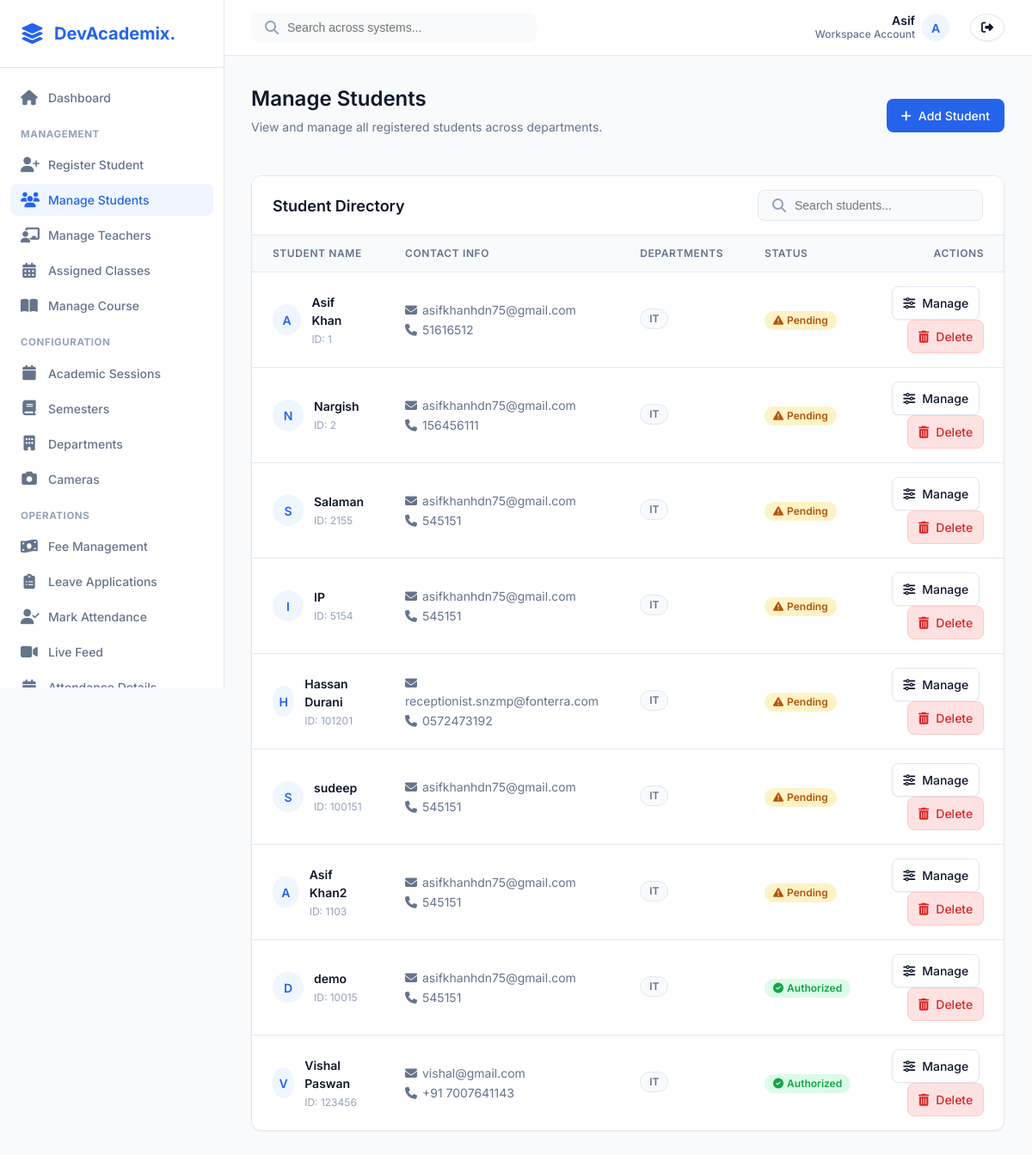
The app's page /students/ (signed in) with its own data.
### app1/models.py (models this page shows, shortened)
class Student(models.Model):
    user = models.OneToOneField(User, on_delete=models.CASCADE, related_name="student_profile")
    name = models.CharField(max_length=255)
    email = models.EmailField(max_length=255)
    phone_number = models.CharField(max_length=15)
    face_embedding = models.JSONField(blank=True, null=True)
    authorized = models.BooleanField(default=False)
    roll_no = models.CharField(max_length=20,unique=True)
    address = models.TextField()
    date_of_birth = models.DateField()
    joining_date = models.DateField()
    mother_name = models.CharField(max_length=255)
    father_name = models.CharField(max_length=255)
    session = models.ForeignKey(Session, on_delete=models.CASCADE, related_name="students")
    courses = models.ManyToManyField(Course, related_name="students")
    department = models.ManyToManyField(Department, related_name="students")
    semester= models.ManyToManyField(Semester, related_name="students")

class Department(models.Model):
    name = models.CharField(max_length=255)
    description = models.TextField()

### app1/views.py (the view)
# urls.py: path('students/', views.student_list, name='student-list'),
@staff_member_required
def student_list(request):
    students = Student.objects.all()
    return render(request, 'student_list.html', {'students': students})

### templates/student_list.html (shortened to what this page needs)
{% extends 'base.html' %}
{% block content %}
<div class="saas-page-header">
    <div>
        <h1 class="saas-page-title">Manage Students</h1>
        <p class="saas-page-subtitle">View and manage all registered students across departments.</p>
    </div>
    <div style="display: flex; gap: var(--space-3);">
        <a href="{% url 'register_student' %}" class="saas-btn saas-btn-primary">
            <i class="fas fa-plus"></i> Add Student
        </a>
    </div>
</div>
<div class="saas-card">
    <div class="saas-card-header" style="justify-content: space-between;">
        <h3 class="saas-card-title">Student Directory</h3>
        <div class="saas-header-search" style="width: auto; background: var(--bg-color); border: 1px solid var(--border-color);">
            <i class="fas fa-search" style="color: var(--text-tertiary);"></i>
            <input type="text" placeholder="Search students..." style="width: 200px;">
        </div>
    </div>
    <div class="saas-table-container" style="border: none; box-shadow: none; border-radius: 0;">
        <table class="saas-table">
            <thead>
                <tr>
                    <th>Student Name</th>
                    <th>Contact Info</th>
                    <th>Departments</th>
                    <th>Status</th>
                    <th style="text-align: right;">Actions</th>
                </tr>
            </thead>
            <tbody>
                {% for student in students %}
                <tr>
                    <td>
                        <div style="display: flex; align-items: center; gap: var(--space-3);">
                            <div class="saas-avatar" style="width: 36px; height: 36px;">
                                {% if student.image %}
                                    <img src="{{ student.image.url }}" style="width: 100%; height: 100%; border-radius: 50%; object-fit: cover;">
                                {% else %}
                                    {{ student.name|make_list|first|upper }}
                                {% endif %}
                            </div>
                            <div>
                                <span style="font-weight: 600; color: var(--text-primary); display: block;">{{ student.name }}</span>
                                <span style="font-size: 0.75rem; color: var(--text-tertiary);">ID: {{ student.roll_no }}</span>
                            </div>
                        </div>
                    </td>
                    <td>
                        <div style="font-size: 0.875rem;">
                            <div style="color: var(--text-secondary); margin-bottom: 2px;"><i class="fas fa-envelope" style="width: 16px;"></i> {{ student.email }}</div>
                            <div style="color: var(--text-secondary);"><i class="fas fa-phone" style="width: 16px;"></i> {{ student.phone_number }}</div>
                        </div>
                    </td>
                    <td>
                        {% for department in student.department.all %}
                        <span class="saas-badge" style="background: var(--bg-color); color: var(--text-secondary); border: 1px solid var(--border-color); margin-bottom: 2px;">{{ department.name }}</span>{% if not forloop.last %} {% endif %}
                        {% empty %}
                        <span class="saas-badge" style="background: var(--bg-color); color: var(--text-tertiary);">None</span>
                        {% endfor %}
                    </td>
                    <td>
                        {% if student.authorized %}
                            <span class="saas-badge saas-badge-success"><i class="fas fa-check-circle" style="margin-right: 4px;"></i> Authorized</span>
                        {% else %}
                            <span class="saas-badge saas-badge-warning"><i class="fas fa-exclamation-triangle" style="margin-right: 4px;"></i> Pending</span>
                        {% endif %}
                    </td>
                    <td style="text-align: right;">
                        <a href="{% url 'student-authorize' pk=student.pk %}" class="saas-btn saas-btn-secondary" style="padding: var(--space-2) var(--space-3); margin-right: 5px;">
                            <i class="fas fa-sliders-h"></i> Manage
                        </a>
                        <a href="{% url 'student-delete' pk=student.pk %}" class="saas-btn" style="padding: var(--space-2) var(--space-3); background: #fee2e2; color: #dc2626; border: 1px solid #fecaca;">
                            <i class="fas fa-trash-alt"></i> Delete
                        </a>
                    </td>
                </tr>
                {% endfor %}
            </tbody>
        </table>
    </div>
</div>
{% endblock %}

### templates/base.html (shortened to what this page needs)
<!DOCTYPE html>
{% load static %}
<html lang="en">
<head>
    <link rel="stylesheet" href="https://cdnjs.cloudflare.com/ajax/libs/font-awesome/6.4.0/css/all.min.css">
    <link rel="stylesheet" href="{% static 'css/saas_theme.css' %}">
</head>
<body>
    <aside class="saas-sidebar" id="sidebar">
        <div class="saas-sidebar-header">
            <i class="fas fa-layer-group" style="font-size: 1.5rem; color: var(--primary-color);"></i>
            <h2>DevAcademix.</h2>
        </div>
        <nav class="saas-sidebar-nav">
            {% if not user.is_authenticated %}
            <a href="{% url 'login' %}" class="saas-nav-item">
                <i class="fas fa-sign-in-alt"></i> Login
            </a>
            {% elif user.is_staff or user.is_superuser %}
            <a href="{% url 'admin_dashboard' %}" class="saas-nav-item">
                <i class="fas fa-home"></i> Dashboard
            </a>
            <div style="font-size:0.72rem;font-weight:700;color:var(--text-tertiary);text-transform:uppercase;margin:var(--space-4) var(--space-3) var(--space-2);letter-spacing:0.05em;">Management</div>
            <a href="{% url 'register_student' %}" class="saas-nav-item">
                <i class="fas fa-user-plus"></i> Register Student
            </a>
            <a href="{% url 'student-list' %}" class="saas-nav-item">
                <i class="fas fa-users"></i> Manage Students
            </a>
            <a href="{% url 'teacher_list' %}" class="saas-nav-item">
                <i class="fas fa-chalkboard-teacher"></i> Manage Teachers
            </a>
            <a href="{% url 'assigned_class_list' %}" class="saas-nav-item">
                <i class="fas fa-calendar-alt"></i> Assigned Classes
            </a>
            <a href="{% url 'manage_courses' %}" class="saas-nav-item">
                <i class="fas fa-book-open"></i> Manage Course
            </a>
            <div style="font-size:0.72rem;font-weight:700;color:var(--text-tertiary);text-transform:uppercase;margin:var(--space-4) var(--space-3) var(--space-2);letter-spacing:0.05em;">Configuration</div>
            <a href="{% url 'session_list' %}" class="saas-nav-item">
                <i class="fas fa-calendar"></i> Academic Sessions
            </a>
            <a href="{% url 'semester_list' %}" class="saas-nav-item">
                <i class="fas fa-book"></i> Semesters
            </a>
            <a href="{% url 'department_list' %}" class="saas-nav-item">
                <i class="fas fa-building"></i> Departments
            </a>
            <a href="{% url 'camera_config_list' %}" class="saas-nav-item">
                <i class="fas fa-camera"></i> Cameras
            </a>
            <div style="font-size:0.72rem;font-weight:700;color:var(--text-tertiary);text-transform:uppercase;margin:var(--space-4) var(--space-3) var(--space-2);letter-spacing:0.05em;">Operations</div>
            <a href="{% url 'student_list_with_fees' %}" class="saas-nav-item">
                <i class="fas fa-money-bill-wave"></i> Fee Management
            </a>
            <a href="{% url 'leave_list' %}" class="saas-nav-item">
                <i class="fas fa-clipboard-list"></i> Leave Applications
            </a>
            <a href="{% url 'mark_attendance' %}" class="saas-nav-item">
                <i class="fas fa-user-check"></i> Mark Attendance
            </a>
            <a href="{% url 'capture_and_recognize_with_cam' %}" class="saas-nav-item">
                <i class="fas fa-video"></i> Live Feed
            </a>
            <a href="{% url 'student_attendance_list' %}" class="saas-nav-item">
                <i class="fas fa-calendar-check"></i> Attendance Details
            </a>
            {% endif %}
        </nav>
    </aside>
    <div class="saas-main" id="main-content">
        <header class="saas-header">
            <div style="display: flex; align-items: center;">
                <div class="saas-header-search">
                    <i class="fas fa-search" style="color: var(--text-tertiary);"></i>
                    <input type="text" placeholder="Search across systems...">
                </div>
            </div>
            <div class="saas-header-actions">
                {% if user.is_authenticated %}
                <div class="saas-user-profile">
                    <span style="display: flex; flex-direction: column; align-items: flex-end; line-height: 1.2;">
                        <span style="color: var(--text-primary); font-weight: 600;">{{ user.username|title }}</span>
                        <span style="font-size: 0.75rem;">Workspace Account</span>
                    </span>
                    <div class="saas-avatar">
                        {{ user.username|make_list|first|upper }}
                    </div>
                </div>
                <a href="{% url 'logout' %}" class="saas-btn saas-btn-secondary"
                    style="margin-left: var(--space-2); padding: var(--space-2) var(--space-3); border-radius: 50%;">
                    <i class="fas fa-sign-out-alt"></i>
                </a>
                {% else %}
                <a href="{% url 'login' %}" class="saas-btn saas-btn-primary">
                    <i class="fas fa-sign-in-alt"></i> Login
                </a>
                {% endif %}
            </div>
        </header>
        <main class="saas-content">
            {% block content %}
            {% endblock %}
        </main>
    </div>
</body>
</html>

### records on screen
Student: name|make_list "A", name "Asif Khan", roll_no "1", email "asifkhanhdn75@gmail.com", phone_number "51616512", authorized False (drawn)
Department: name "IT"
Student: name|make_list "N", name "Nargish", roll_no "2", email "asifkhanhdn75@gmail.com", phone_number "156456111", authorized False (drawn)
Student: name|make_list "S", name "Salaman", roll_no "2155", email "asifkhanhdn75@gmail.com", phone_number "545151", authorized False (drawn)
Student: name|make_list "I", name "IP", roll_no "5154", email "asifkhanhdn75@gmail.com", phone_number "545151", authorized False (drawn)
Student: name|make_list "H", name "Hassan Durani", roll_no "101201", email "receptionist.snzmp@fonterra.com", phone_number "0572473192", authorized False (drawn)
Student: name|make_list "S", name "sudeep", roll_no "100151", email "asifkhanhdn75@gmail.com", phone_number "545151", authorized False (drawn)
Student: name|make_list "A", name "Asif Khan2", roll_no "1103", email "asifkhanhdn75@gmail.com", phone_number "545151", authorized False (drawn)
Student: name|make_list "D", name "demo", roll_no "10015", email "asifkhanhdn75@gmail.com", phone_number "545151", authorized True (drawn)
Student: name|make_list "V", name "Vishal Paswan", roll_no "123456", email "vishal@gmail.com", phone_number "+91 7007641143", authorized True (drawn)

### other values on screen
{{ user.username|title }} "Asif"
{{ user.username|make_list|first|upper }} "A"
